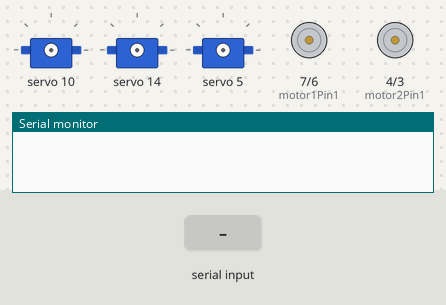
A sketch run on a simulated Arduino Uno, built with avr-gcc and run on an emulated ATmega328P. Shown: 3 × servo, motor-driver pin pairs drawn as motors (green arrow = first pin HIGH = forward, orange = second pin HIGH = backward, longer = more drive, scaled by the enable pin), the last lines printed to the serial monitor. The inputs (shaded band) are chosen by the test bench.

Above: at 1.2 s.
1.3 s: "90,45\n" received over Serial
2.8 s: "forward,1\n" received over Serial
At 3.3 s:
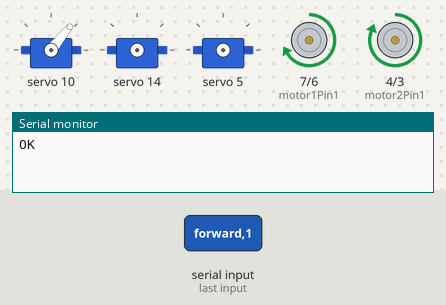
4.3 s: "stop,1\n" received over Serial
At 5.5 s:
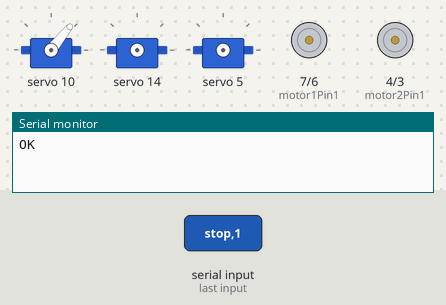
5.8 s: "30,150\n" received over Serial
7.3 s: "forward,150\n" received over Serial
At 8.0 s:
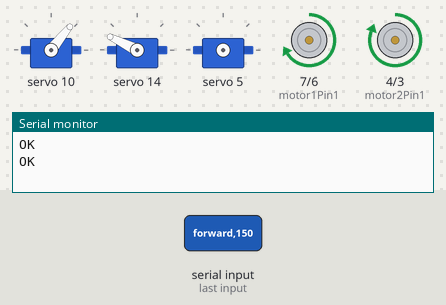
8.8 s: "5\n" received over Serial
Timing chart, 0 to 11.3 s (numbered marks = the images above; inputs shaded):
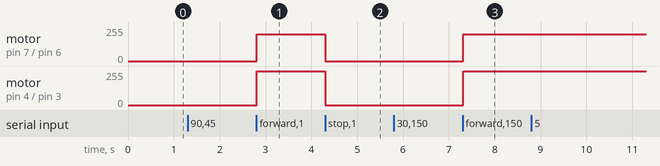

Measured:
- after the input at 2.8 s, motor on pin 7 (motor1Pin1) / pin 6 (motor1Pin2): stopped → forward 200/255 at once; motor on pin 4 (motor2Pin1) / pin 3 (motor2Pin2): stopped → forward 255/255 at once
- after the input at 4.3 s, motor on pin 7 (motor1Pin1) / pin 6 (motor1Pin2): forward 200/255 → stopped at once; motor on pin 4 (motor2Pin1) / pin 3 (motor2Pin2): forward 255/255 → stopped at once
- after the input at 7.3 s, motor on pin 7 (motor1Pin1) / pin 6 (motor1Pin2): stopped → forward 200/255 at once; motor on pin 4 (motor2Pin1) / pin 3 (motor2Pin2): stopped → forward 255/255 at once

The sketch:

Ard_sdp.ino
```cpp
#include <Wire.h>
#include <Adafruit_PWMServoDriver.h>

Adafruit_PWMServoDriver pwm = Adafruit_PWMServoDriver(0x40);

#define SERVO_MIN 150
#define SERVO_MAX 600

// Motor pins
const int motor1Pin1 = 7, motor1Pin2 = 6, enable1Pin = 5;
const int motor2Pin1 = 4, motor2Pin2 = 3, enable2Pin = 2;

void setup() {
  Serial.begin(9600);
  Wire.begin();
  pwm.begin();
  pwm.setPWMFreq(60);

  pinMode(motor1Pin1, OUTPUT); pinMode(motor1Pin2, OUTPUT);
  pinMode(enable1Pin, OUTPUT); pinMode(motor2Pin1, OUTPUT);
  pinMode(motor2Pin2, OUTPUT); pinMode(enable2Pin, OUTPUT);
}

void loop() {
  if (Serial.available()) {
    String input = Serial.readStringUntil('\n');
    input.trim();

    if (input.startsWith("forward")) moveRover(true);
    else if (input.startsWith("stop")) stopRover();
    else handleServo(input);
  }
}

void moveRover(bool forward) {
  analogWrite(enable1Pin, 200); analogWrite(enable2Pin, 200);
  digitalWrite(motor1Pin1, forward); digitalWrite(motor1Pin2, !forward);
  digitalWrite(motor2Pin1, forward); digitalWrite(motor2Pin2, !forward);
}

void stopRover() {
  digitalWrite(motor1Pin1, LOW); digitalWrite(motor1Pin2, LOW);
  digitalWrite(motor2Pin1, LOW); digitalWrite(motor2Pin2, LOW);
}

void handleServo(String input) {
  int commaIndex = input.indexOf(',');
  int servo = input.substring(0, commaIndex).toInt();
  int angle = input.substring(commaIndex + 1).toInt();
  int pwmVal = map(angle, 0, 180, SERVO_MIN, SERVO_MAX);
  pwm.setPWM(servo, 0, pwmVal);
  Serial.println("OK");
}
```
